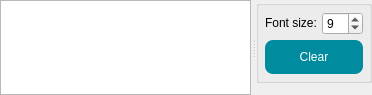
      <widget class="QSplitter" name="splitter_TextBrowser">
       <property name="sizePolicy">
        <sizepolicy hsizetype="Preferred" vsizetype="Expanding">
         <horstretch>0</horstretch>
         <verstretch>0</verstretch>
        </sizepolicy>
       </property>
       <property name="minimumSize">
        <size>
         <width>0</width>
         <height>95</height>
        </size>
       </property>
       <property name="maximumSize">
        <size>
         <width>16777215</width>
         <height>16777215</height>
        </size>
       </property>
       <property name="contextMenuPolicy">
        <enum>Qt::DefaultContextMenu</enum>
       </property>
       <property name="lineWidth">
        <number>0</number>
       </property>
       <property name="orientation">
        <enum>Qt::Horizontal</enum>
       </property>
       <property name="handleWidth">
        <number>5</number>
       </property>
       <widget class="QTextBrowser" name="textBrowser">
        <property name="sizePolicy">
         <sizepolicy hsizetype="Preferred" vsizetype="Preferred">
          <horstretch>0</horstretch>
          <verstretch>0</verstretch>
         </sizepolicy>
        </property>
        <property name="minimumSize">
         <size>
          <width>0</width>
          <height>0</height>
         </size>
        </property>
        <property name="maximumSize">
         <size>
          <width>16777215</width>
          <height>16777215</height>
         </size>
        </property>
        <property name="font">
         <font>
          <family>Arial</family>
         </font>
        </property>
        <property name="acceptDrops">
         <bool>false</bool>
        </property>
       </widget>
       <widget class="QGroupBox" name="groupBox_textBrowserSettings">
        <property name="sizePolicy">
         <sizepolicy hsizetype="Fixed" vsizetype="Preferred">
          <horstretch>0</horstretch>
          <verstretch>0</verstretch>
         </sizepolicy>
        </property>
        <property name="minimumSize">
         <size>
          <width>0</width>
          <height>0</height>
         </size>
        </property>
        <property name="maximumSize">
         <size>
          <width>16777215</width>
          <height>16777215</height>
         </size>
        </property>
        <property name="styleSheet">
         <string notr="true"/>
        </property>
        <property name="title">
         <string notr="true"/>
        </property>
        <property name="flat">
         <bool>false</bool>
        </property>
        <layout class="QGridLayout" name="gridLayout_9">
         <property name="sizeConstraint">
          <enum>QLayout::SetFixedSize</enum>
         </property>
         <property name="leftMargin">
          <number>6</number>
         </property>
         <property name="topMargin">
          <number>6</number>
         </property>
         <property name="rightMargin">
          <number>6</number>
         </property>
         <property name="bottomMargin">
          <number>6</number>
         </property>
         <property name="spacing">
          <number>5</number>
         </property>
         <item row="1" column="0">
          <widget class="QPushButton" name="pushButton_clear_textbrowser">
           <property name="sizePolicy">
            <sizepolicy hsizetype="Minimum" vsizetype="Minimum">
             <horstretch>0</horstretch>
             <verstretch>0</verstretch>
            </sizepolicy>
           </property>
           <property name="toolTip">
            <string>Clear text browser.</string>
           </property>
           <property name="styleSheet">
            <string notr="true">QPushButton{
	background-color: rgb(0, 140, 158);
color: rgb(255, 255, 255);
border-style:outset;
border-radius:8px;
padding:10px;
}
QPushButton:hover{
	background-color: rgb(0, 190, 211);
color: rgb(255, 255, 255);
border-style:outset;
border-radius:8px;
padding:10px;
}
QPushButton:pressed{
	background-color: rgb(0, 108, 120);
color: rgb(255, 255, 255);
border-style:outset;
border-radius:8px;
padding:10px;
}
QPushButton:disabled{
background-color: rgb(166, 166, 166);
color: rgb(255, 255, 255);
border-style:outset;
border-radius:8px;
padding:10px;
}</string>
           </property>
           <property name="text">
            <string>Clear</string>
           </property>
           <property name="iconSize">
            <size>
             <width>25</width>
             <height>25</height>
            </size>
           </property>
          </widget>
         </item>
         <item row="0" column="0">
          <layout class="QHBoxLayout" name="horizontalLayout_7">
           <property name="spacing">
            <number>5</number>
           </property>
           <property name="sizeConstraint">
            <enum>QLayout::SetFixedSize</enum>
           </property>
           <item>
            <widget class="QLabel" name="label_TextBroFontSize">
             <property name="sizePolicy">
              <sizepolicy hsizetype="Fixed" vsizetype="Fixed">
               <horstretch>0</horstretch>
               <verstretch>0</verstretch>
              </sizepolicy>
             </property>
             <property name="toolTip">
              <string>Change the font size of the text browser.</string>
             </property>
             <property name="text">
              <string>Font size:</string>
             </property>
            </widget>
           </item>
           <item>
            <widget class="QSpinBox" name="spinBox_textbrowser_fontsize">
             <property name="sizePolicy">
              <sizepolicy hsizetype="Preferred" vsizetype="Fixed">
               <horstretch>0</horstretch>
               <verstretch>0</verstretch>
              </sizepolicy>
             </property>
             <property name="toolTip">
              <string>Change the font size of the text browser.</string>
             </property>
             <property name="minimum">
              <number>1</number>
             </property>
             <property name="value">
              <number>9</number>
             </property>
            </widget>
           </item>
          </layout>
         </item>
        </layout>
       </widget>
      </widget>
